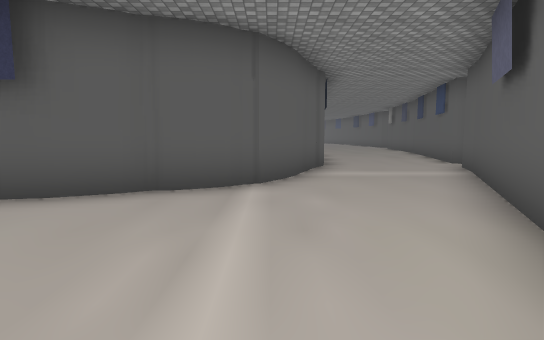
view 1 (above)

20 first-person views from a walk through a scene from a Unity 3-D project. The camera is 1.5 m above the floor, tilts 6° down and sees 80° across. The floor is counted in squares, 2 m on a side. Each view is taken from the middle of a square. On the plan, view 1 faces up. The plan holds only what a view shows up to about 11 squares ahead; the rest is blank. The place goes on beyond the plan. The player is left out. Some surface patterns are stand-ins.

view 2
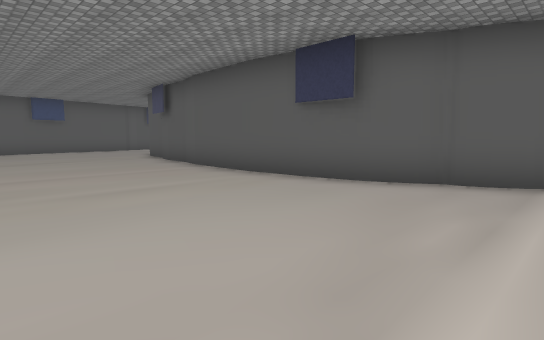

view 3
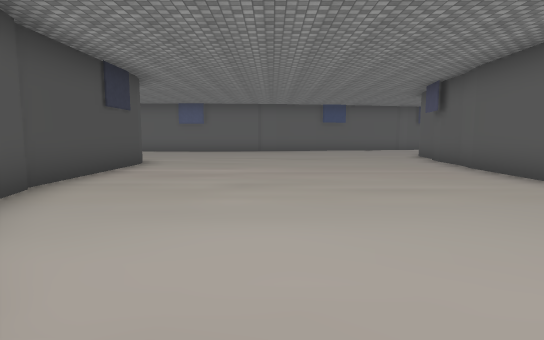

view 4
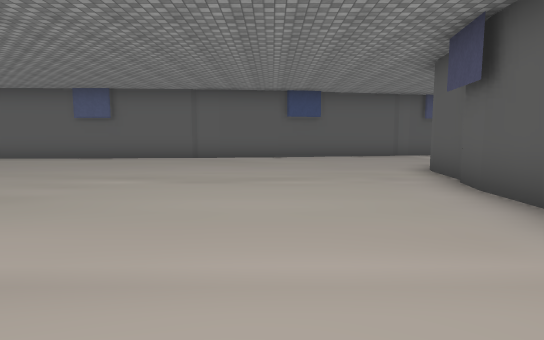

view 5
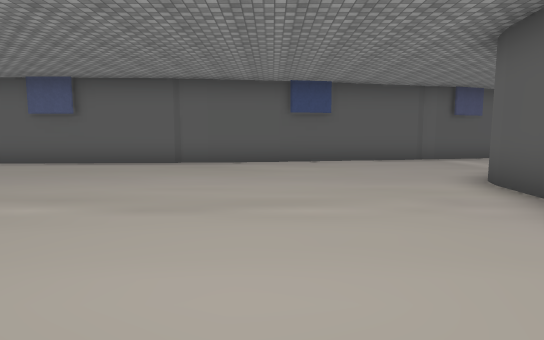

view 6
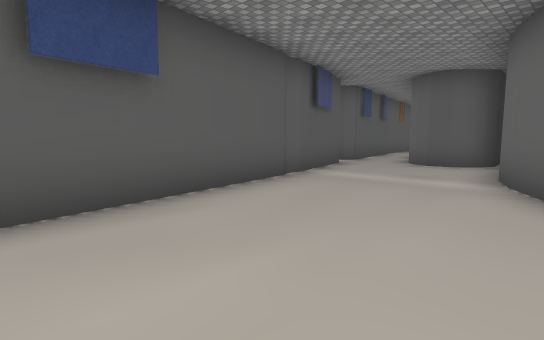

view 7
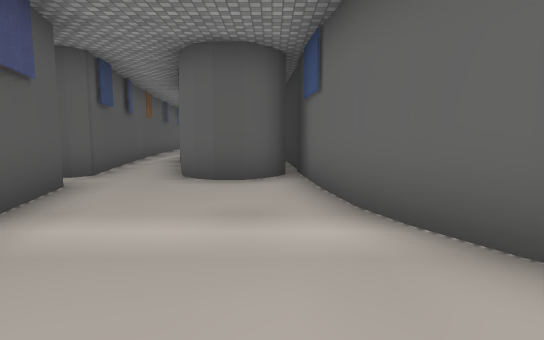

view 8
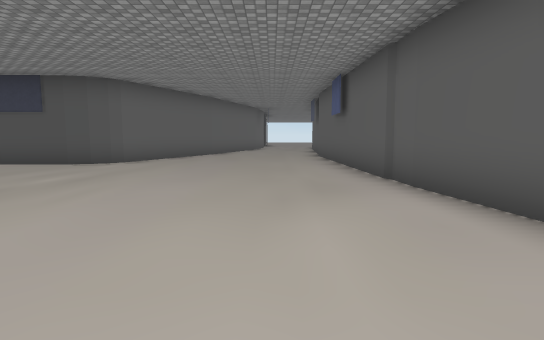

view 9
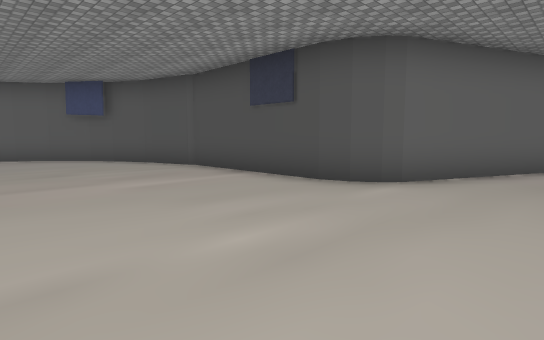

view 10
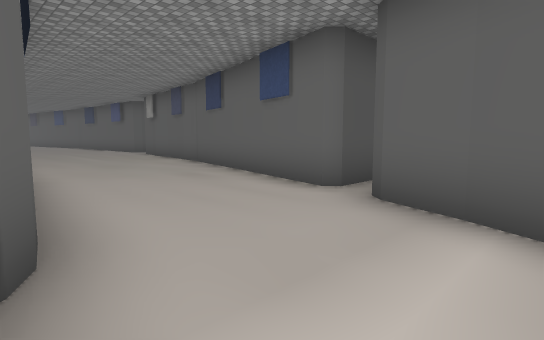

view 11
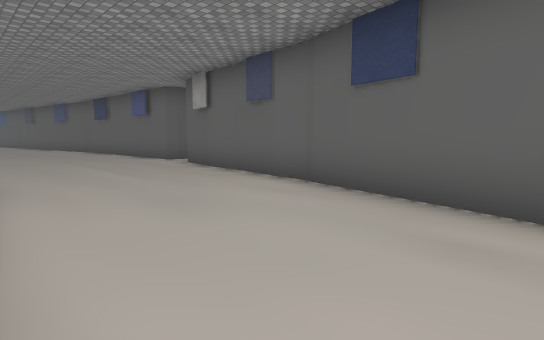

view 12
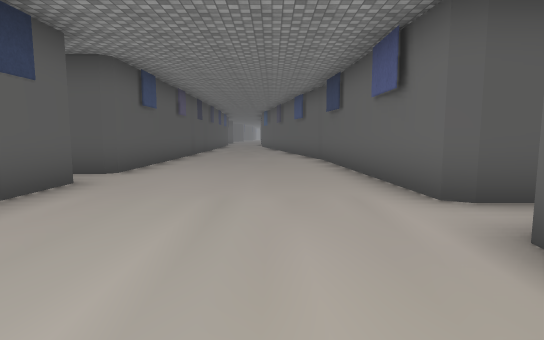

view 13
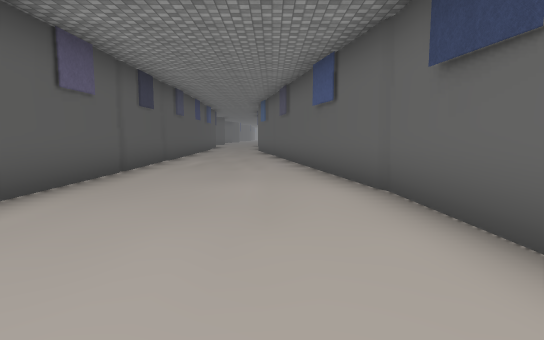

view 14
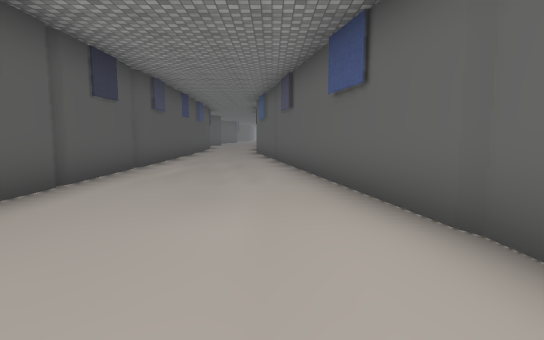

view 15
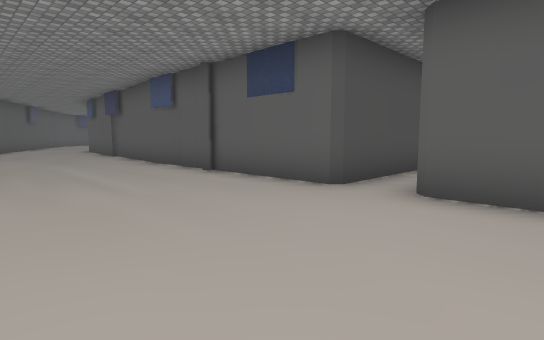

view 16
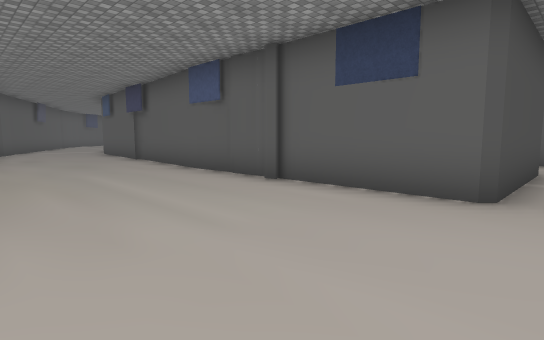

view 17
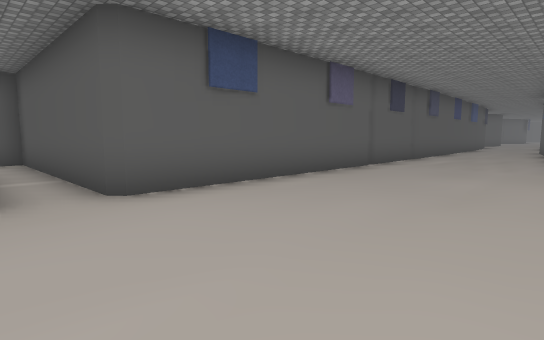

view 18
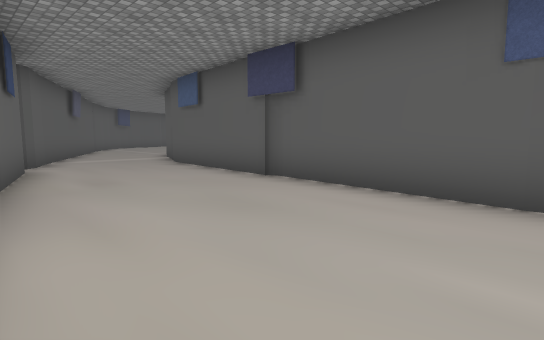

view 19
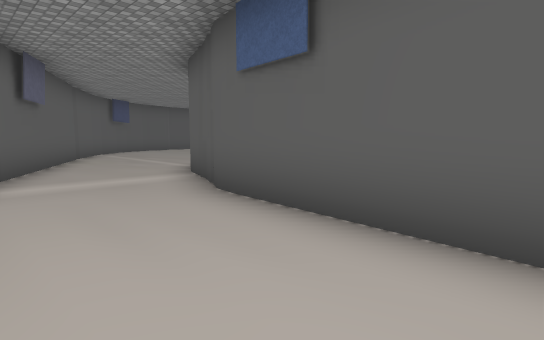

view 20
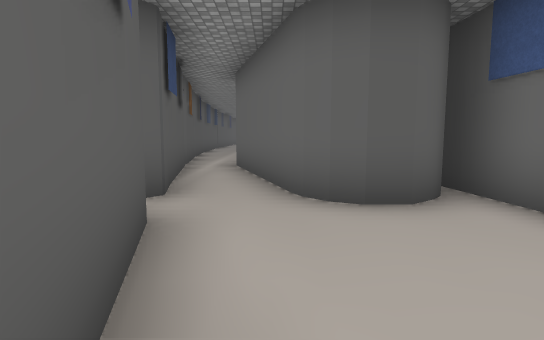

### Floor plan
Points are (right, up) in squares from view 1. A wall is a line through its corners. A room is listed if a view was taken in it or the views show most of it. See-through windows are left out.
Room 1 (views 1, 2, 3, 4, 5, 6, 7, 8, 9, 20)
walls: (-9.3, 3.8) (-11.9, 4.4); (-8.3, 3.8) (-9.5, 3.9); (-7.4, 3.6) (-8.4, 3.8); (-10.4, 4.2) (-11.9, 4.4); (-11.8, 4.4) (-12.3, 4.6); (-5.1, 3.7) (-7.5, 3.8); (-9.7, -5) (-8.9, -4.5) (-4.6, -4.5) (-2.9, -4); (-13.4, 5.9) (-13.9, 6.7); (-16, -0.7) (-15.8, -7.6); (-13.8, 6.6) (-14.1, 7.5); (-3, -4) (-1.9, -3.4); (-14.2, 7.3) (-14.5, 10.8); (-2, -3.5) (-1.3, -3); (-1.4, -3.1) (-0.4, -2.1); (-10.8, -7.5) (-9.8, -5.2) (-9.4, -4.7) (-8.5, -4.5); (-0.5, -2.2) (0.1, -1.4); (-0.7, 4.7) (-2.7, 3.9) (-5.3, 3.4); (-17.3, 5.7) (-16, -0.8); (0.2, -1.6) (0.4, -1.1); (-0.2, 5) (-0.8, 4.7); (0.7, -0.5) (2.9, 4.2); (-14.9, 9.9) (-15.5, 9.5) (-16.2, 9.5); (-16, 9.5) (-16.3, 9.7) (-16.7, 10) (-17.9, 14.2); (-18.1, 8.8) (-17.4, 6.2) (-17.4, 5.7); (-18.7, 11.1) (-18.4, 10) (-18.7, 9.7); (-19.1, 13.9) (-18.6, 11)
ways out: opening at (1, 5) to room 2
Room 2 (views 10, 11, 12, 13, 14, 15, 16, 17, 18, 19)
walls: (1.9, 18.5) (1.9, 17.8); (1.9, 17.7) (1.9, 16.5); (6.7, 18.2) (6.8, 19.3); (6.6, 17.8) (6.7, 18.3); (2, 16.6) (1.3, 8.2) (0.7, 7); (8, 20.6) (7.3, 20.6) (7, 20.7) (6.6, 27.4); (6.3, 15.2) (6.4, 15.9); (6.3, 14.4) (6.5, 17.8); (-1.9, 22.3) (1.9, 22.3) (1.9, 18.4); (6.5, 27.6) (5, 35.9); (4.9, 8.7) (6.2, 14.3); (1.9, 33) (1.7, 32.5); (4.1, 6.8) (4.4, 7.6) (4.8, 8); (0.7, 6.9) (0.4, 6); (0.5, 6.1) (0.2, 5.6); (0.2, 5.7) (-0.2, 5); (2.9, 4.2) (4.2, 6.9); (1.9, 36) (1.9, 23.4) (-2.6, 23.3)
ways out: opening at (1, 5) to room 1; opening at (-2, 23)

Where each view was taken, in squares from view 1:
view 1: 0 up, 0 right, facing up
view 2: 1 down, 0 right, facing up-left
view 3: 1 down, 0 right, facing left
view 4: 1 up, 5 left, facing left
view 5: 1 up, 7 left, facing left
view 6: 1 up, 13 left, facing up-left
view 7: 4 up, 15 left, facing up
view 8: 4 up, 14 left, facing down
view 9: 0 up, 12 left, facing down-right
view 10: 6 up, 1 right, facing up-right
view 11: 11 up, 2 right, facing up-right
view 12: 17 up, 5 right, facing up
view 13: 23 up, 5 right, facing up
view 14: 25 up, 5 right, facing up
view 15: 25 up, 6 right, facing down-left
view 16: 23 up, 6 right, facing down-left
view 17: 22 up, 6 right, facing up-left
view 18: 17 up, 6 right, facing down-left
view 19: 12 up, 4 right, facing down-left
view 20: 6 up, 17 left, facing up
